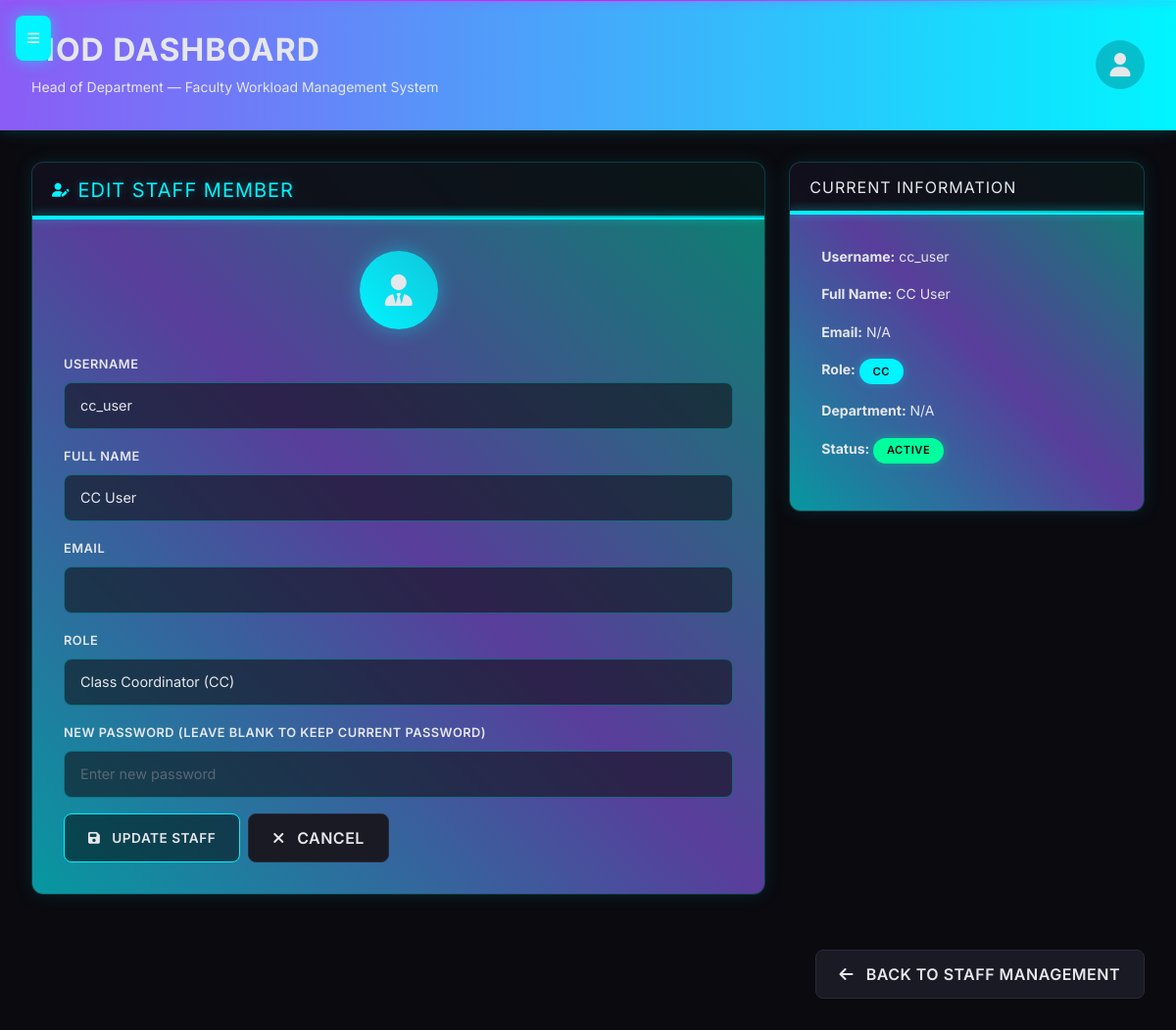
Screenshot of /edit_staff/2 (signed in) with the database file from the repository.
### models.py (models this page shows, shortened)
class User(UserMixin, db.Model):
    id = db.Column(db.Integer, primary_key=True)
    username = db.Column(db.String(150), unique=True, nullable=False)
    password_hash = db.Column(db.String(256))
    role = db.Column(db.String(20), nullable=False)  # hod, cc, faculty, student
    email = db.Column(db.String(120), unique=True)
    phone = db.Column(db.String(15))
    full_name = db.Column(db.String(200))
    department = db.Column(db.String(100))
    profile_picture = db.Column(db.String(200))
    date_joined = db.Column(db.DateTime, default=datetime.utcnow)
    last_login = db.Column(db.DateTime)
    is_active = db.Column(db.Boolean, default=True)
    roll_number = db.Column(db.String(20))  # For students
    section = db.Column(db.String(10))     # For students

### app.py (the view, shortened to what this page needs)
@app.route('/edit_staff/<int:user_id>', methods=['GET', 'POST'])
@login_required
def edit_staff(user_id):
    if current_user.role != 'hod':
        flash("Unauthorized access", "danger")
        return redirect(url_for('login'))
    user = User.query.get_or_404(user_id)
    if user.role not in ['faculty', 'cc']:
        flash("Cannot edit this user", "error")
        return redirect(url_for('add_staff'))
    return render_template('hod/edit_staff.html', user=user)

### app.py (called while the page is built)
@login_manager.user_loader
def load_user(user_id):
    return User.query.get(int(user_id))

### templates/hod/edit_staff.html (shortened to what this page needs)
{% extends "hod_base.html" %}
{% block content %}
<div class="row">
    <div class="col-md-8">
        <div class="card">
            <div class="card-header d-flex align-items-center">
                <i class="fas fa-user-edit me-2"></i>
                <h5 class="mb-0">Edit Staff Member</h5>
            </div>
            <div class="card-body">
                <div class="icon-container">
                    <i class="fas fa-user-tie"></i>
                </div>
                <form method="POST">
                    <div class="mb-3">
                        <label for="username" class="form-label">Username</label>
                        <input type="text" class="form-control" id="username" name="username" value="{{ user.username }}" required>
                    </div>
                    <div class="mb-3">
                        <label for="full_name" class="form-label">Full Name</label>
                        <input type="text" class="form-control" id="full_name" name="full_name" value="{{ user.full_name or '' }}">
                    </div>
                    <div class="mb-3">
                        <label for="email" class="form-label">Email</label>
                        <input type="email" class="form-control" id="email" name="email" value="{{ user.email or '' }}">
                    </div>
                    <div class="mb-3">
                        <label for="role" class="form-label">Role</label>
                        <select class="form-select" id="role" name="role" required>
                            <option value="cc" {% if user.role == 'cc' %}selected{% endif %}>Class Coordinator (CC)</option>
                        </select>
                    </div>
                    <div class="mb-3">
                        <label for="password" class="form-label">New Password (Leave blank to keep current password)</label>
                        <input type="password" class="form-control" id="password" name="password" placeholder="Enter new password">
                    </div>
                    <div class="d-flex gap-2">
                        <button type="submit" class="btn btn-primary">
                            <i class="fas fa-save me-2"></i> Update Staff
                        </button>
                        <a href="{{ url_for('add_staff') }}" class="btn btn-secondary">
                            <i class="fas fa-times me-2"></i> Cancel
                        </a>
                    </div>
                </form>
            </div>
        </div>
    </div>
    <div class="col-md-4">
        <div class="card">
            <div class="card-header">
                <h6 class="mb-0">Current Information</h6>
            </div>
            <div class="card-body">
                <p><strong>Username:</strong> {{ user.username }}</p>
                <p><strong>Full Name:</strong> {{ user.full_name or 'N/A' }}</p>
                <p><strong>Email:</strong> {{ user.email or 'N/A' }}</p>
                <p><strong>Role:</strong>
                    <span class="badge
                        {% if user.role == 'faculty' %}bg-primary
                        {% elif user.role == 'cc' %}bg-info
                        {% else %}bg-secondary{% endif %}">
                        {{ user.role|title }}
                    </span>
                </p>
                <p><strong>Department:</strong> {{ user.department or 'N/A' }}</p>
                <p><strong>Status:</strong>
                    {% if user.is_active %}
                        <span class="badge bg-success">Active</span>
                    {% else %}
                        <span class="badge bg-danger">Inactive</span>
                    {% endif %}
                </p>
            </div>
        </div>
    </div>
</div>
<div class="d-flex justify-content-end mt-4">
    <a href="{{ url_for('add_staff') }}" class="btn btn-secondary">
        <i class="fas fa-arrow-left me-2"></i> Back to Staff Management
    </a>
</div>
{% endblock %}

### rows the page displays
User: username "cc_user", full_name "CC User", role "Class Coordinator (CC)", email "N/A", role "CC", department "N/A"
